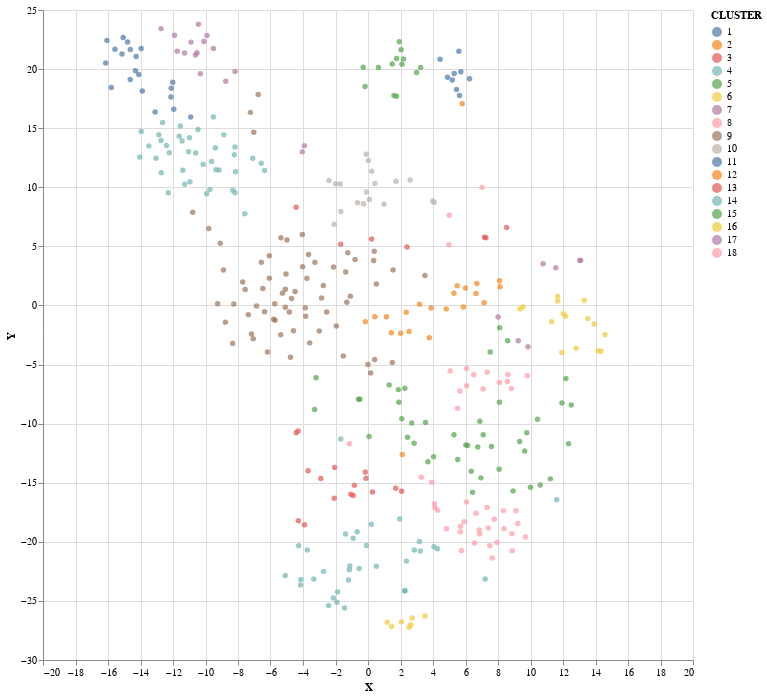

Notebook code cell kept with this figure:
### Markdown cell above
Now we can assign the clusterer's predicted labels to the dataframe that contains our visualization data and re-plot the results.

### Code cell
vis_data['CLUSTER'] = agg.labels_ + 1

alt.Chart(vis_data).mark_circle(size=30).encode(
    x='X',
    y='Y',
    tooltip=['LABEL', 'CLUSTER'],
    color='CLUSTER:N'
).properties(
    height=650,
    width=650
).interactive()

### Figure 1 — Vega-Lite specification as saved in the notebook (floating-point values rounded to 4 significant figures; data arrays with more than 128 entries replaced by an {"elided": "..."} marker saying what was removed)
{"config": {"view": {"continuousWidth": 400, "continuousHeight": 300}}, "data": {"name": "data-09f454d9c77ade2db5f71a47dd67df03"}, "mark": {"type": "circle", "size": 30}, "encoding": {"color": {"field": "CLUSTER", "type": "nominal"}, "tooltip": [{"field": "LABEL", "type": "nominal"}, {"field": "CLUSTER", "type": "quantitative"}], "x": {"field": "X", "type": "quantitative"}, "y": {"field": "Y", "type": "quantitative"}}, "height": 650, "selection": {"selector003": {"type": "interval", "bind": "scales", "encodings": ["x", "y"]}}, "width": 650, "$schema": "https://vega.github.io/schema/vega-lite/v4.17.0.json", "datasets": {"data-09f454d9c77ade2db5f71a47dd67df03": {"elided": "379 records"}}}
